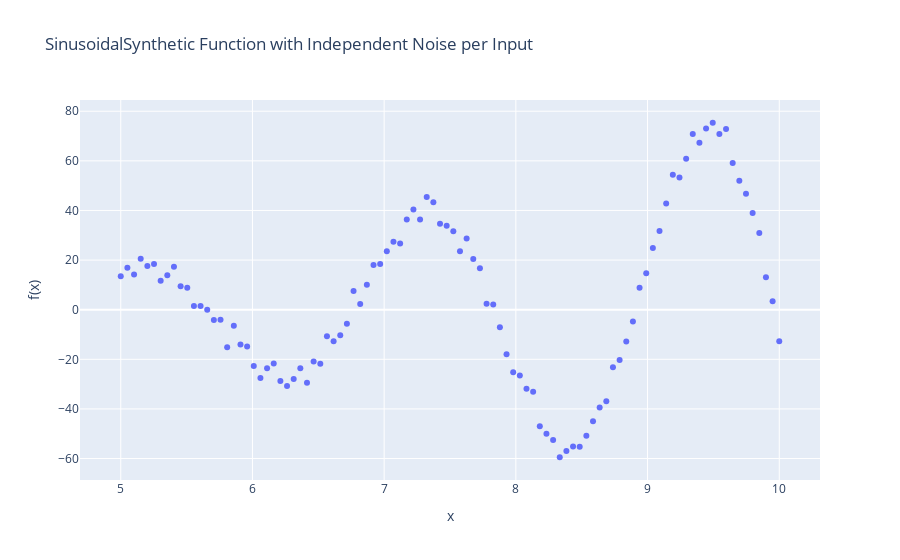

Notebook code for this chart:
### Code cell
from typing import Literal
import numpy as np


def generate_noise(size, noise_type="normal", df=1):
    """Generates noise based on the specified type and size."""
    if noise_type == "normal":
        return np.random.normal(0, 1, size=size)
    elif noise_type == "t":
        return np.random.standard_t(df, size=size)
    elif noise_type == "uniform":
        return np.random.uniform(-1, 1, size=size)
    else:
        raise ValueError(f"Unsupported noise type: {noise_type}")


def add_noise(func):
    """Decorator to add noise to the output of a function based on noise settings in self."""
    def wrapper(self, X):
        result = func(self, X)
        # Add noise only if noise_coeff is non-zero
        if self.noise_coeff != 0:
            noise = generate_noise(X.shape, self.noise_type, self.df)
            result += self.noise_coeff * noise
        return result
    return wrapper


class TestFunction:
    def __init__(
        self,
        direction: Literal["minimize", "maximize"] = "minimize",
        noise_coeff: float = 0.0,
        noise_type: Literal["normal", "t", "uniform"] = "normal",
        df: int = 1,
    ):
        self.search_space: np.ndarray = np.array([])  # Set the search space externally
        self.direction = direction
        self.noise_coeff = noise_coeff
        self.noise_type = noise_type
        self.df = df

    @add_noise
    def __call__(self, X):
        raise NotImplementedError("Subclasses should implement this method.")


class SinusoidalSynthetic(TestFunction):
    r"""
    Computes the function f(x) = sin(x) for a given numpy input x, with independent noise added.

    Args:
        x (np.ndarray): Input array of shape (N, 1) where N is the number of data points.
                        If the input is (N,), it will be automatically reshaped to (N, 1).

    Returns:
        np.ndarray: Output array of shape (N, 1) representing the computed values of f(x).
    """

    def __init__(self, **kwargs):
        super().__init__(**kwargs)
        self.search_space = np.array([[5], [10]])
        self.is_maximize = False
        self.max_x = 9.03835
        self.max_f = 64.4207
        self.min_x = 10
        self.min_f = -80.9928606687

    @add_noise
    def __call__(self, x: np.ndarray) -> np.ndarray:
        # Reshape input if necessary
        if x.ndim == 1:
            x = x[:, None]
        elif x.ndim == 2 and x.shape[1] == 1:
            pass
        else:
            raise ValueError("Input must be of shape (N,) or (N, 1)")

        # Compute the function
        term1 = -((x - 1) ** 2)
        term2 = np.sin(3 * x + 5 / x + 1)
        return term1 * term2


# Example usage
sinusoidal_func = SinusoidalSynthetic(noise_coeff=3)

# Generate data points for visualization
x_values = np.linspace(5, 10, 100).reshape(-1, 1)
y_values = sinusoidal_func(x_values)

# Plot using Plotly
import plotly.graph_objects as go

fig = go.Figure()
fig.add_trace(go.Scatter(x=x_values.flatten(), y=y_values.flatten(), mode='markers', name='With Noise'))
fig.update_layout(
    title="SinusoidalSynthetic Function with Independent Noise per Input",
    xaxis_title="x",
    yaxis_title="f(x)"
)
fig.show()

### Figure 1 — Plotly figure (JSON) as saved in the notebook; plotly's stock layout.template omitted (floating-point values rounded to 4 significant figures)
{"data": [{"mode": "markers", "name": "With Noise", "type": "scatter", "x": [5, 5.051, 5.101, 5.152, 5.202, 5.253, 5.303, 5.354, 5.404, 5.455, 5.505, 5.556, 5.606, 5.657, 5.707, 5.758, 5.808, 5.859, 5.909, 5.96, 6.01, 6.061, 6.111, 6.162, 6.212, 6.263, 6.313, 6.364, 6.414, 6.465, 6.515, 6.566, 6.616, 6.667, 6.717, 6.768, 6.818, 6.869, 6.919, 6.97, 7.02, 7.071, 7.121, 7.172, 7.222, 7.273, 7.323, 7.374, 7.424, 7.475, 7.525, 7.576, 7.626, 7.677, 7.727, 7.778, 7.828, 7.879, 7.929, 7.98, 8.03, 8.081, 8.131, 8.182, 8.232, 8.283, 8.333, 8.384, 8.434, 8.485, 8.535, 8.586, 8.636, 8.687, 8.737, 8.788, 8.838, 8.889, 8.939, 8.99, 9.04, 9.091, 9.141, 9.192, 9.242, 9.293, 9.343, 9.394, 9.444, 9.495, 9.545, 9.596, 9.646, 9.697, 9.747, 9.798, 9.848, 9.899, 9.949, 10], "y": [13.51, 16.86, 14.21, 20.53, 17.6, 18.44, 11.69, 13.87, 17.29, 9.449, 8.812, 1.524, 1.498, -0.02435, -4.168, -4.104, -15.13, -6.453, -14.08, -14.85, -22.7, -27.58, -23.59, -21.65, -28.79, -30.8, -27.98, -23.66, -29.43, -20.84, -21.78, -10.7, -12.74, -10.25, -5.658, 7.519, 2.254, 10.02, 18.02, 18.44, 23.56, 27.38, 26.69, 36.32, 40.36, 36.41, 45.42, 43.32, 34.69, 33.81, 31.67, 23.59, 28.71, 20.43, 16.67, 2.398, 2.126, -7.046, -17.92, -25.18, -26.54, -31.83, -33.11, -46.97, -50.06, -52.56, -59.49, -56.94, -55.16, -55.28, -50.84, -44.98, -39.44, -36.95, -23.22, -20.31, -12.81, -4.722, 8.893, 14.72, 24.9, 31.71, 42.8, 54.42, 53.24, 60.9, 70.82, 67.28, 73.02, 75.36, 70.85, 72.81, 59.16, 51.99, 46.72, 38.96, 30.92, 13.05, 3.391, -12.76]}], "layout": {"title": {"text": "SinusoidalSynthetic Function with Independent Noise per Input"}, "xaxis": {"title": {"text": "x"}}, "yaxis": {"title": {"text": "f(x)"}}}}
